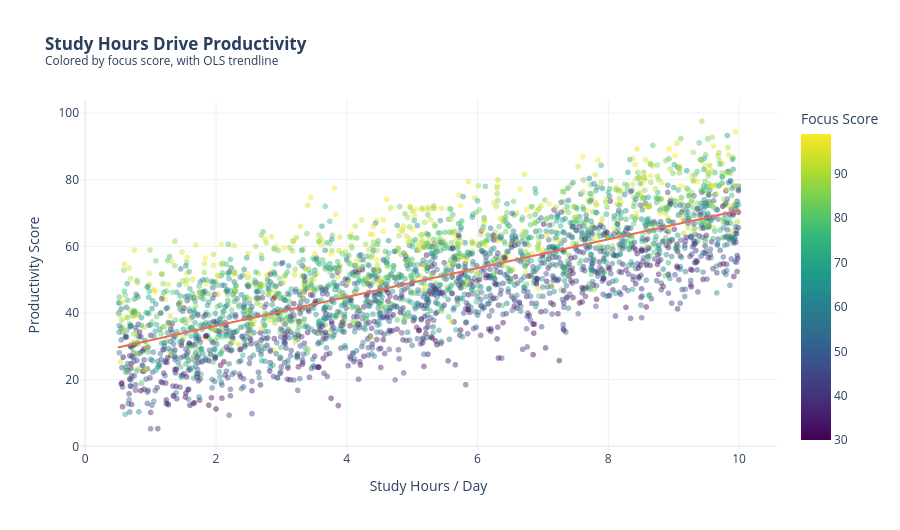

Notebook code for this chart:
### Markdown cell above
The relationship is roughly linear — more distraction, less productivity. The heatmap also shows that high phone **and** high social media together is worse than either alone.

---
## 3. The Study–Productivity Pipeline

Now the flip side — how study effort translates into productivity.

### Code cell
sample = df.sample(n=3000, random_state=42)

fig = px.scatter(
    sample,
    x="study_hours_per_day",
    y="productivity_score",
    color="focus_score",
    color_continuous_scale="Viridis",
    trendline="ols",
    trendline_color_override="#e76f51",
    opacity=0.45,
    template=TEMPLATE,
    labels={
        "study_hours_per_day": "Study Hours / Day",
        "productivity_score": "Productivity Score",
        "focus_score": "Focus Score",
    },
    title="<b>Study Hours Drive Productivity</b><br><sup>Colored by focus score, with OLS trendline</sup>",
)
fig.update_layout(width=900, height=530)
fig.show()

r = df["study_hours_per_day"].corr(df["productivity_score"])
print(f"Pearson r (study hours vs productivity): {r:.3f}")

### Figure 1 — Plotly figure (JSON) as saved in the notebook; plotly's stock layout.template omitted (floating-point values rounded to 4 significant figures; data arrays with more than 128 entries replaced by an {"elided": "..."} marker saying what was removed)
{"data": [{"hovertemplate": "Study Hours / Day=%{x}<br>Productivity Score=%{y}<br>Focus Score=%{marker.color}<extra></extra>", "legendgroup": "", "marker": {"color": {"elided": "3000 int values"}, "coloraxis": "coloraxis", "opacity": 0.45, "symbol": "circle"}, "mode": "markers", "name": "", "showlegend": false, "type": "scattergl", "x": {"elided": "3000 float values"}, "xaxis": "x", "y": {"elided": "3000 float values"}, "yaxis": "y"}, {"hovertemplate": "<b>OLS trendline</b><br>productivity_score = 4.32584 * study_hours_per_day + 27.494<br>R<sup>2</sup>=0.537416<br><br>Study Hours / Day=%{x}<br>Productivity Score=%{y} <b>(trend)</b><extra></extra>", "legendgroup": "", "line": {"color": "#e76f51"}, "marker": {"symbol": "circle"}, "mode": "lines", "name": "", "showlegend": false, "type": "scattergl", "x": {"elided": "3000 float values"}, "xaxis": "x", "y": {"elided": "3000 float values"}, "yaxis": "y"}], "layout": {"coloraxis": {"colorbar": {"title": {"text": "Focus Score"}}, "colorscale": [[0, "#440154"], [0.1111, "#482878"], [0.2222, "#3e4989"], [0.3333, "#31688e"], [0.4444, "#26828e"], [0.5556, "#1f9e89"], [0.6667, "#35b779"], [0.7778, "#6ece58"], [0.8889, "#b5de2b"], [1, "#fde725"]]}, "height": 530, "legend": {"tracegroupgap": 0}, "title": {"text": "<b>Study Hours Drive Productivity</b><br><sup>Colored by focus score, with OLS trendline</sup>"}, "width": 900, "xaxis": {"anchor": "y", "domain": [0, 1], "title": {"text": "Study Hours / Day"}}, "yaxis": {"anchor": "x", "domain": [0, 1], "title": {"text": "Productivity Score"}}}}
